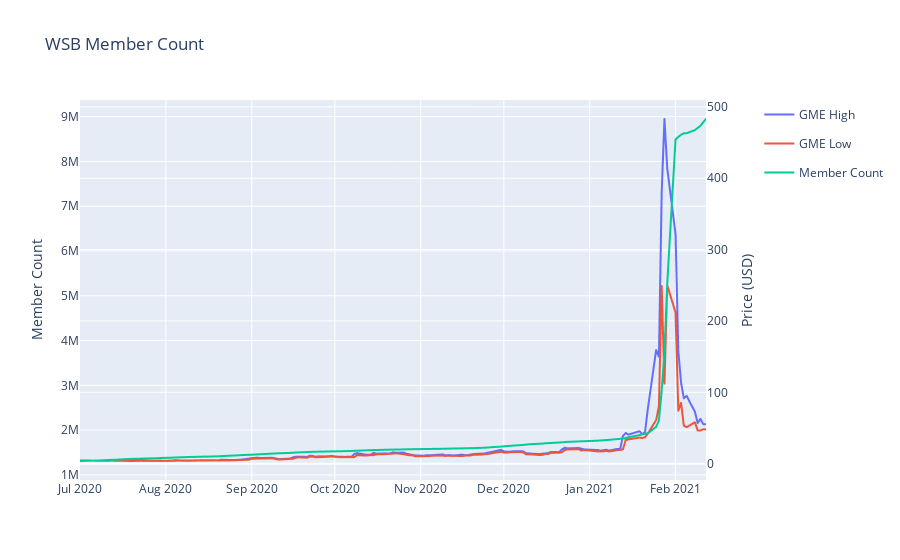

The notebook cell this image was saved under:
### Markdown cell above
## Memebers over time

### Code cell
#take the first value on that day
df_member = df.groupby(by=pd.Grouper(key='created_utc',
                                     freq='D'),
                       as_index=True).first()


#fill in some gaps from pushshift
df_member['subreddit_subscribers'] = df_member['subreddit_subscribers'].fillna(method='ffill')
#adjust types

df_member = df_member.merge(right=gme_data,
                            how='inner',
                            left_on = df_member.index,
                            right_on = gme_data['Date'],
                            left_index=True,
                            right_index=False)

df_member.index = df_member['Date']

subfig = make_subplots(specs=[[{"secondary_y": True}]])


fig1 = px.line(df_member,
               x=df_member.index, 
                     y="subreddit_subscribers", 
                     title='WSB Membership', 
                     labels={
                     "created_utc": "Dates",
                     "subreddit_subscribers": "WSB Member Count"}, 
               render_mode="webgl"
                    )

fig1['data'][0]['showlegend']=True
fig1['data'][0]['name']='Member Count'

fig1.update_layout(showlegend=True)

fig2 = px.line(gme_data,
               x='Date',
               y=['GME High',
                  'GME Low'], 
               render_mode="webgl"
              )


fig2.update_traces(yaxis="y2")


subfig.add_traces(fig2.data + fig1.data)


subfig.layout.yaxis.title="Member Count"
subfig.layout.yaxis2.title="Price (USD)"
subfig.layout.title = 'WSB Member Count'

# # recoloring is necessary otherwise lines from fig und fig2 would share each color
# # e.g. Linear-, Log- = blue; Linear+, Log+ = red... we don't want this
subfig.for_each_trace(lambda t: t.update(line=dict(color=t.marker.color)))


subfig.write_html(os.path.join('plots', 'member_count.html'))


subfig.show()

### Figure 1 — Plotly figure (JSON) as saved in the notebook; plotly's stock layout.template omitted (floating-point values rounded to 4 significant figures; data arrays with more than 128 entries replaced by an {"elided": "..."} marker saying what was removed)
{"data": [{"hovertemplate": "variable=GME High<br>Date=%{x}<br>value=%{y}<extra></extra>", "legendgroup": "GME High", "line": {"dash": "solid"}, "mode": "lines", "name": "GME High", "showlegend": true, "type": "scattergl", "x": {"elided": "157 str values"}, "xaxis": "x", "y": {"elided": "157 float values"}, "yaxis": "y2"}, {"hovertemplate": "variable=GME Low<br>Date=%{x}<br>value=%{y}<extra></extra>", "legendgroup": "GME Low", "line": {"dash": "solid"}, "mode": "lines", "name": "GME Low", "showlegend": true, "type": "scattergl", "x": {"elided": "157 str values"}, "xaxis": "x", "y": {"elided": "157 float values"}, "yaxis": "y2"}, {"hovertemplate": "index=%{x}<br>WSB Member Count=%{y}<extra></extra>", "legendgroup": "", "line": {"dash": "solid"}, "mode": "lines", "name": "Member Count", "showlegend": true, "type": "scattergl", "x": {"elided": "157 str values"}, "xaxis": "x", "y": {"elided": "157 float values"}, "yaxis": "y"}], "layout": {"title": {"text": "WSB Member Count"}, "xaxis": {"anchor": "y", "domain": [0, 0.94]}, "yaxis": {"anchor": "x", "domain": [0, 1], "title": {"text": "Member Count"}}, "yaxis2": {"anchor": "x", "overlaying": "y", "side": "right", "title": {"text": "Price (USD)"}}}}
